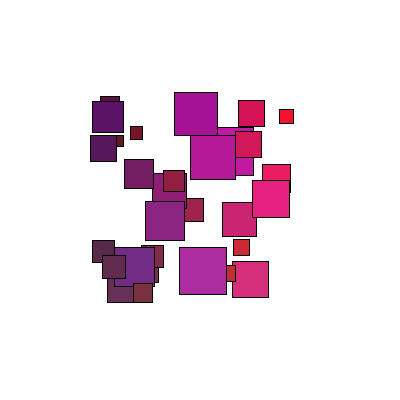
Frame 1 (no input)
Frame 60 (the mouse pressed at the canvas centre just before this capture): identical to frame 1, image omitted
Frame 120 (the mouse held since frame 60 and released just before this capture): identical to frame 1, image omitted

The Processing sketch that drew this single still picture (run headless with seeded random() and noise(); from frame 60 on, the mouse is pressed at the canvas centre):

// Processing sketch: rectangles
// ── rectangles.pde
float [] xs;
float [] ys;
float [] rect;

void setup(){
  size(400,400);
  xs=new float[30];
  ys=new float[30];
  rect=new float[30];
  
  for(int i=0;i<xs.length;i++){
   xs[i]=random(100,300);
   ys[i]=random(100,300);
   rect[i]=random(10,50);
  }
  println(xs);
}

void draw(){
  background(255);
  int sec=second();
  rectMode(CENTER);
  
  for(int i=0;i<xs.length;i++){
   float x=xs[i];  //x is random number bet 100 ~ 300
   float y=ys[i];
   float r=rect[i];
   
   fill(255*(x/300),50*(y/300),170*(r/50));
//   float plus=random(10,50);
   rect(x,y,r,r);
   
  }
}
